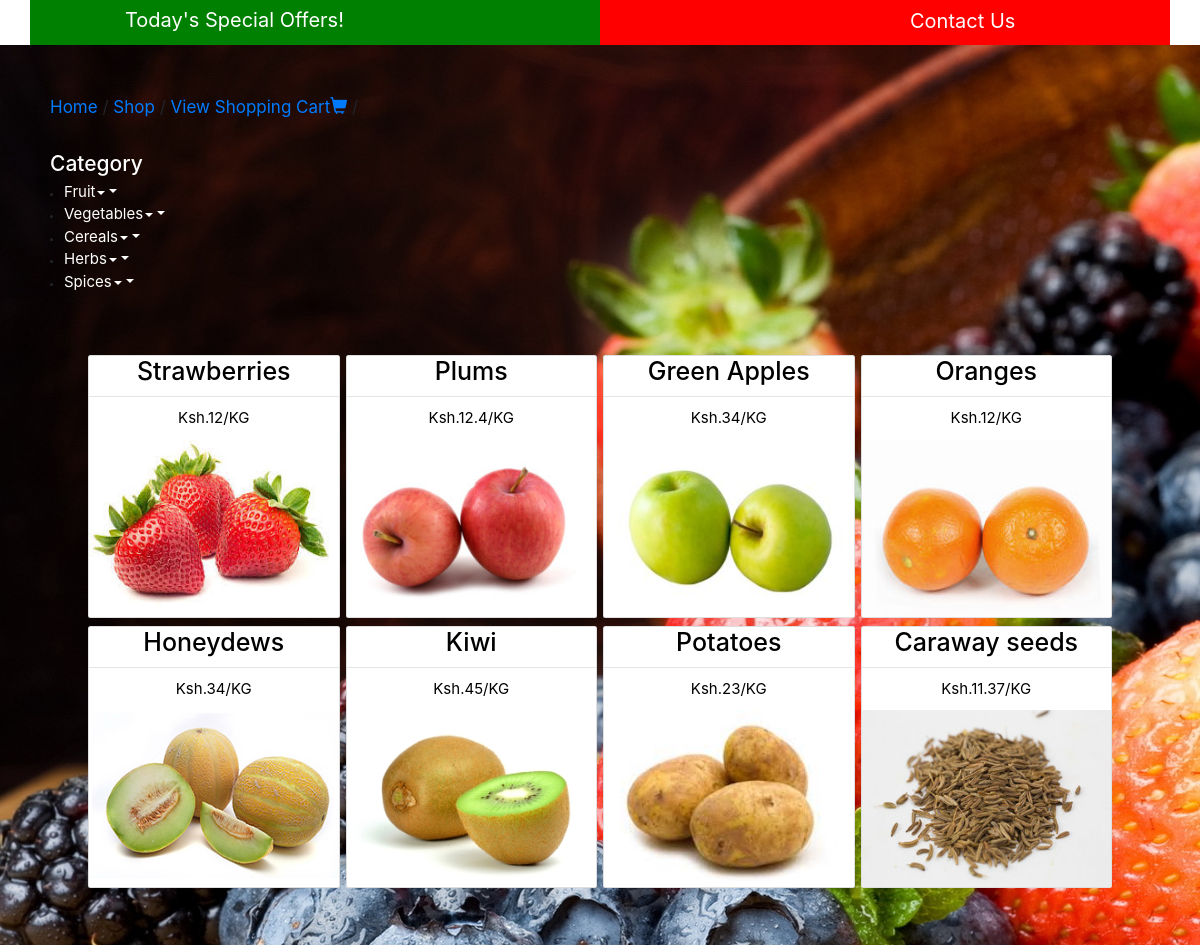
The app's page /category.php with its own data.
### tables this page shows
CREATE TABLE `category` (
  `Categoryid` int(11) NOT NULL,
  `Name` varchar(50) NOT NULL,
  `Parent` int(11) NOT NULL DEFAULT '0'
);

CREATE TABLE `products` (
  `Productid` int(11) NOT NULL,
  `Category` int(11) DEFAULT NULL,
  `Name` varchar(50) DEFAULT NULL,
  `UnitPrice` float DEFAULT NULL,
  `Image` varchar(250) DEFAULT NULL,
  `date_added` datetime NOT NULL,
  `Deleted` int(11) DEFAULT NULL,
  `Featured` int(11) DEFAULT NULL
);

### category.php (the view, shortened to what this page needs)
<?php
require_once 'includes/init.php';
$sql1 = "SELECT * FROM Category WHERE Parent = 0";
$pquery = $db->query($sql1);
?>
<!DOCTYPE html>
<html>
<head>
    <link rel="stylesheet" href="http://maxcdn.bootstrapcdn.com/bootstrap/3.3.7/css/bootstrap.min.css">
	<link rel="stylesheet" href="https://maxcdn.bootstrapcdn.com/bootstrap/4.0.0-alpha.6/css/bootstrap.min.css">
</head>
<body>
<div class="container" style="background-color:grey;width:100%;">
<div class="row">
  <div class="col-lg-6" style="background-color:green;">
  <div class="offers">
  <a href="countdown.php" style="text-align:center;">Today's Special Offers!</a>
  </div>
  </div>
  <div class="col-lg-6" style="background-color:red;">
  <div class="contact">
  <a href="contact.php" style="text-align:center;">Contact Us</a>
  </div>
  </div>
</div>
</div>
<div class="container5">
<?php include("toplinks.php") ?>
<br><br>
	<div class="cols">
		<h4 style="font-size:21px;color:white;">Category</h4>
		<?php while($parent = mysqli_fetch_assoc($pquery)):?>
		<li class="dropdown">
		  <a href="#" class="dropdown-toggle" data-toggle="dropdown" style="color:white;font-size:15px;"><?php echo$parent['Name'];?><span class="caret"></span></a>
		</li>
	    <?php endwhile;?>
	</div>
        <?php
        $query = $db->query("SELECT * FROM Products WHERE Featured = 1");
        ?>
<div class="container text-muted">
<div class="row rows">
   <?php
        $query = $db->query("SELECT * FROM Products WHERE Featured = 1");
        if($query->num_rows > 0){
            while($row = $query->fetch_assoc()){
        ?>
  <div class="col-md-6 col-lg-3">
  <div class="card">
  <div class="card-block">
  <h3 class="card-title text-center" style="font-size:25px;color:black;"><?php echo $row['Name']; ?></h3>
  <hr>
  <p class="text-center" style="font-size:15px;color:black;">Ksh.<?php echo $row['UnitPrice']; ?>/KG</p>
  </div>
  <img src="<?php echo $row['Image']; ?>" class="card-img-bottom img-fluid" alt="<?php echo $row['Name']; ?>" style="height:177px;"/>
     </div>
    </div>
      <?php } }else{ ?>
        <p>Product(s) not found.....</p>
        <?php } ?>
  </div>
</div>
</div>
</body>
</html>

### toplinks.php
<div class="topnav" style="font-size:17px;">
<a href="index.php" >Home</a> /
<a href="category.php">Shop</a> /
<a href="viewCart.php" title="View Cart">View Shopping Cart<i class="glyphicon glyphicon-shopping-cart"></i></a> /
</div>

### category.php (style rules this page uses)
.offers a { color:white; font-size:20px; text-decoration:none; padding:0px 63px; }
.contact { height:45px;  background-color:red; color:white; font-size:18px; margin-left:270px; padding:6px 25px; }
.contact a { color:white; font-size:20px; text-decoration:none;  }
.card { margin:4px -12px; -webkit-transition: all 200ms ease-in; -webkit-transform: scale(1); -ms-transition: all 200ms ease-in; -ms-transform: scale(1); -moz-transition: all 200ms ease-in; -moz-transform: scale(1); transition: all 200ms ease-in; transform: scale(1); }
.rows { margin:58px 20px; }

### records on screen
category: Name "Fruit"
category: Name "Vegetables"
category: Name "Cereals"
category: Name "Herbs"
category: Name "Spices"
products: Name "Strawberries", UnitPrice "12", Image (picture)
products: Name "Plums", UnitPrice "12.4", Image (picture)
products: Name "Green Apples", UnitPrice "34", Image (picture)
products: Name "Oranges", UnitPrice "12", Image (picture)
products: Name "Honeydews", UnitPrice "34", Image (picture)
products: Name "Kiwi", UnitPrice "45", Image (picture)
products: Name "Potatoes", UnitPrice "23", Image (picture)
products: Name "Caraway seeds", UnitPrice "11.37", Image (picture)
